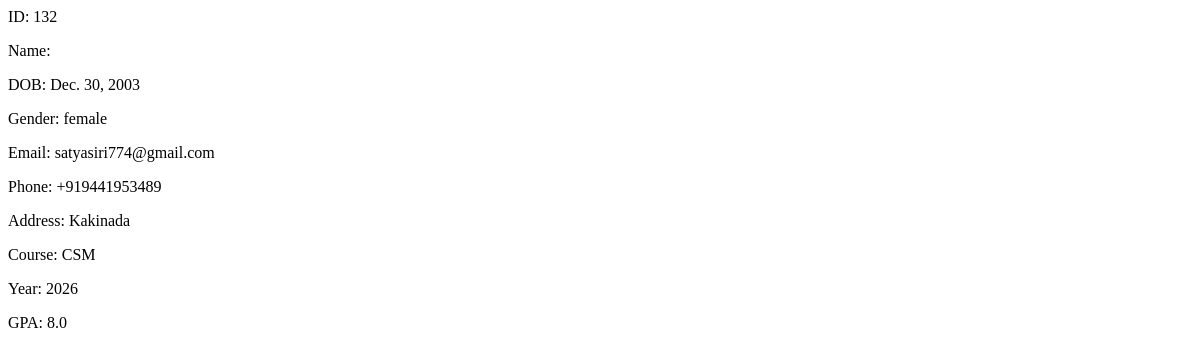
The app's page /view/132/, older data.
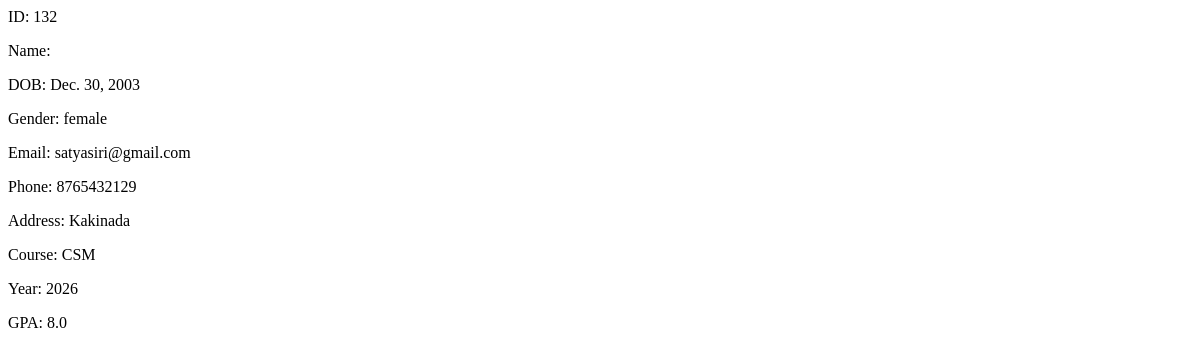
The same page, newer data.
### students/models.py (models this page shows, shortened)
class Student(models.Model):
    student_id = models.AutoField(primary_key = True)
    full_name = models.CharField(max_length=100)
    dob = models.DateField(null=True, blank=True)
    gender = models.CharField(max_length=10)
    email = models.EmailField()
    phone = models.CharField(max_length=15)
    address = models.TextField()
    course = models.CharField(max_length=50)
    year = models.IntegerField()
    gpa = models.FloatField()

### students/views.py (the view)
# urls.py: path('view/<int:pk>/', views.item_view, name='item_view'),
def item_view(request, pk):
    student = get_object_or_404(Student, pk=pk)
    return render(request, 'item_view.html', {'student': student})

### students/templates/item_view.html
<p>ID: {{ student.student_id }}</p>
<p>Name: {{ student.name }}</p>
<p>DOB: {{ student.dob }}</p>
<p>Gender: {{ student.gender}}</p>
<p>Email: {{ student.email }}</p>
<p>Phone: {{ student.phone}}</p>
<p>Address: {{ student.address}}</p>
<p>Course: {{ student.course}}</p>
<p>Year: {{ student.year}}</p>
<p> GPA: {{ student.gpa}}</p>

Row changes from the older to the newer data that the page shows:
changed Student "female": email "satyasiri774@gmail.com" → "satyasiri@gmail.com"; phone "+919441953489" → "8765432129"
